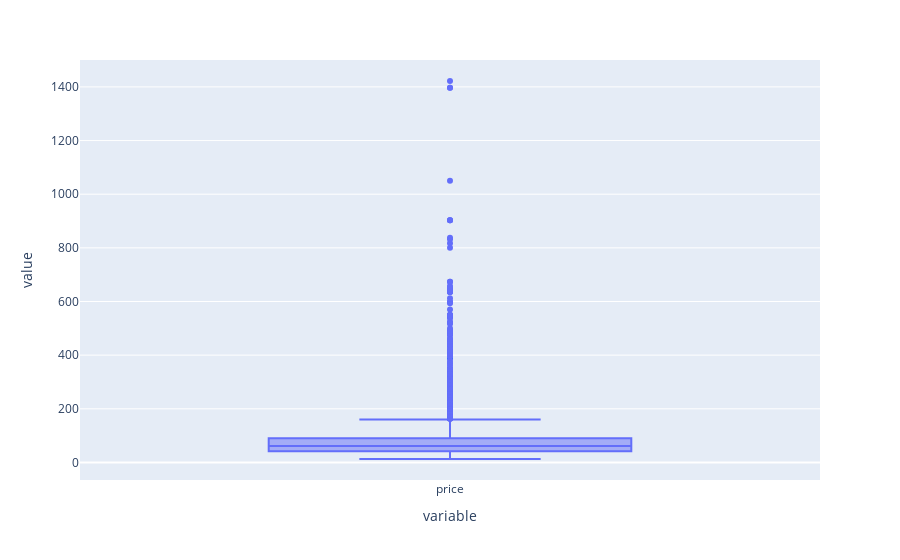

Here is the notebook cell this chart was saved with:
### Markdown cell above
# Outliers

### Code cell
px.box(data['price'])

### Figure 1 — Plotly figure (JSON) as saved in the notebook; plotly's stock layout.template omitted (floating-point values rounded to 4 significant figures; data arrays with more than 128 entries replaced by an {"elided": "..."} marker saying what was removed)
{"data": [{"alignmentgroup": "True", "hovertemplate": "variable=%{x}<br>value=%{y}<extra></extra>", "legendgroup": "", "marker": {"color": "#636efa"}, "name": "", "notched": false, "offsetgroup": "", "orientation": "v", "showlegend": false, "type": "box", "x": {"elided": "2620 str values"}, "x0": " ", "xaxis": "x", "y": {"elided": "2620 float values"}, "y0": " ", "yaxis": "y"}], "layout": {"boxmode": "group", "legend": {"tracegroupgap": 0}, "margin": {"t": 60}, "xaxis": {"anchor": "y", "domain": [0, 1], "title": {"text": "variable"}}, "yaxis": {"anchor": "x", "domain": [0, 1], "title": {"text": "value"}}}}
